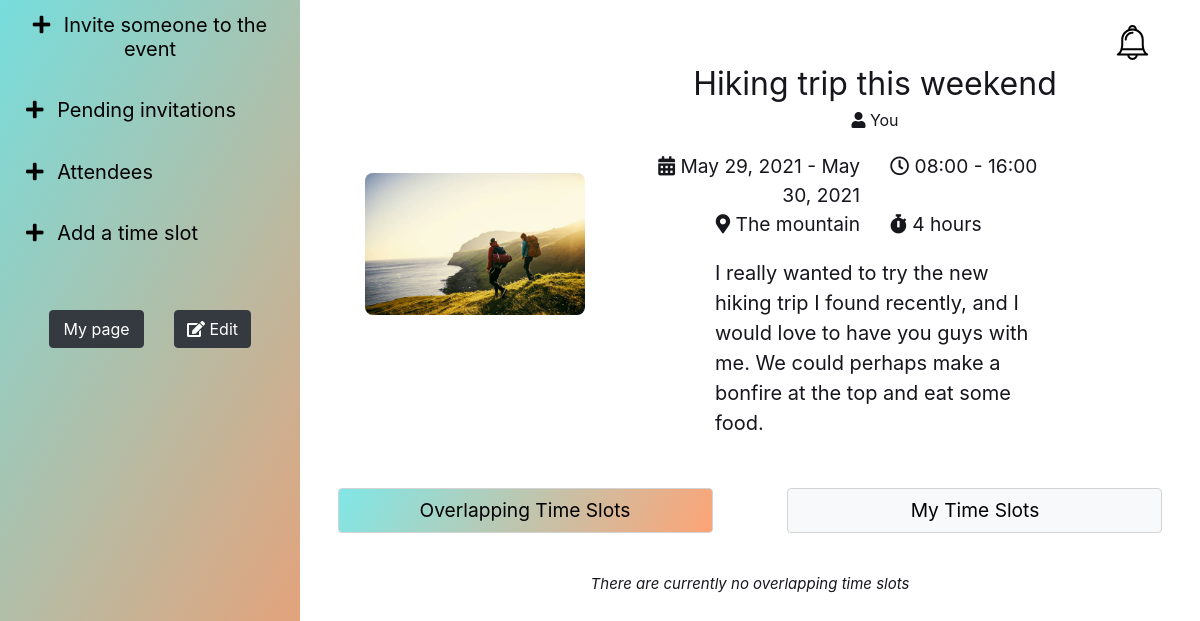
Before: /event/2/ (signed in) with the older database file.
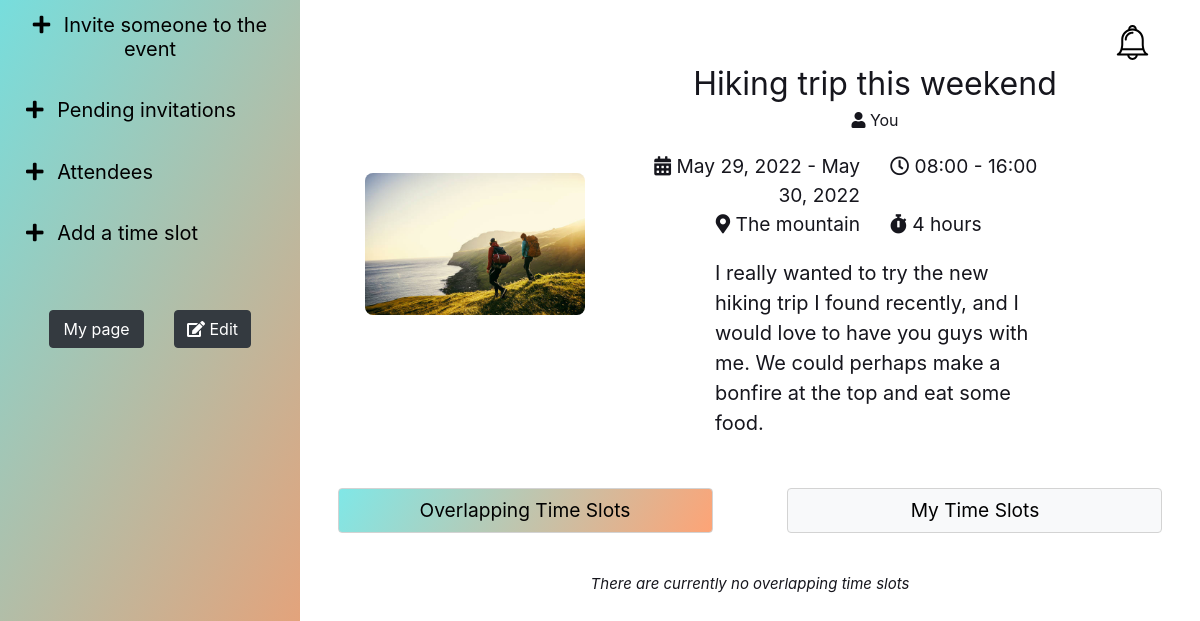
After: the same page with the newer database file.
### schedge/models.py (models this page shows, shortened)
class Event(models.Model):
    STATUS_OPTIONS = (("C", "Chosen"), ("U", "Unresolved"), ("F", "Finished"))
    title = models.CharField(max_length=100)
    location = models.CharField(max_length=300)
    description = models.TextField(blank=True, max_length=5000)
    starttime = models.TimeField(default=django.utils.timezone.now)
    endtime = models.TimeField(default=django.utils.timezone.now)
    startdate = models.DateField(default=django.utils.timezone.now)
    enddate = models.DateField(default=django.utils.timezone.now)
    duration = models.DurationField(
        max_length=dt.timedelta(hours=10), default=dt.timedelta()
    )
    image = models.ImageField(default="default.jpg", upload_to="images/")
    status = models.CharField(max_length=10, default="U", choices=STATUS_OPTIONS)
    host = models.ForeignKey(
        get_user_model(), default=1, on_delete=models.CASCADE, related_name="host"
    )
    participants = models.ManyToManyField(get_user_model(), related_name="participants")
    chosen_time = models.DateTimeField(null=True)
    error_css_class = "error"
    def set_finished(self):
        if self.status == "F":
            return
        if self.chosen_time is not None:
            endtime = self.chosen_time + self.duration
        else:
            tz = get_current_timezone()
            endtime = dt.datetime.combine(self.enddate, self.endtime, tzinfo=tz)
        if endtime < now():
            self.status = "F"
            self.save()

### schedge/views.py (the view, shortened to what this page needs)
# urls.py: path("event/<int:event_id>/", views.event, name="event"),
@login_required(login_url="/login/")
def event(request, event_id):
    try:
        this_event = Event.objects.get(id=event_id)
    except Event.DoesNotExist:
        raise Http404("404: not valid event id")
    participating = this_event.participants.filter(id=request.user.id).exists()
    if not participating:
        return HttpResponse('Unauthorized', status=401)
    this_event.set_finished()  # set status to F is event is in the past
    pts_unsorted = PotentialTimeSlot.objects.filter(event=this_event)
    potentialtimeslots = pts_unsorted.annotate(n=Count('participants')).order_by('-n')
    your_timeslots = TimeSlot.objects.filter(event=this_event, creator=request.user)
    timeslotform = TimeSlotForm()
    timeslotform.set_limits(this_event)
    participants = this_event.participants.all()
    invites = Invite.objects.filter(event=this_event)
    inviteform = InviteForm(invites=invites, accepted=participants, user=request.user)
    friends = request.user.profile.friends
    context = {
        "event": this_event,
        "timeslotform": timeslotform,
        "your_timeslots": your_timeslots,
        "inviteform": inviteform,
        "participants": participants,
        "invites": invites,
        "pts": potentialtimeslots,
        "friends": friends,
    }
    return render(request, "event.html", context)

### schedge/forms.py (called while the page is built)
    def set_limits(self, event):
        self.fields["date"].widget.attrs["min"] = event.startdate
        self.fields["date"].widget.attrs["max"] = event.enddate
        self.fields["start_time"].widget.attrs["min"] = event.starttime
        self.fields["start_time"].widget.attrs["max"] = event.endtime
        self.fields["end_time"].widget.attrs["min"] = event.starttime
        self.fields["end_time"].widget.attrs["max"] = event.endtime

### schedge/templatetags/nicedelta.py (called while the page is built)
@register.filter()
def nicedelta(timedeltaobj):
    secs = int(timedeltaobj.total_seconds())
    timetot = ""
    if secs > 86400:  # 60sec * 60min * 24hrs
        days = secs // 86400
        timetot += "{} day{}".format(days, "s" if days > 1 else "")
        secs = secs - days * 86400
    if secs > 3600:
        hrs = secs // 3600
        timetot += " {} hour{}".format(hrs, "s" if hrs > 1 else "")
        secs = secs - hrs * 3600
    if secs > 60:
        mins = secs // 60
        timetot += " {} minute{}".format(mins, "s" if mins > 1 else "")
        secs = secs - mins * 60
    if secs > 0:
        timetot += " {} second{}".format(secs, "s" if secs > 1 else "")
    return timetot

### schedge/templates/event.html (shortened to what this page needs)
{% extends 'framework.html' %}
{% load static %}
{% load nicedelta %}
{% block stylesheet %}
<link rel="stylesheet" href="{% static 'css/event_style.css' %}" />
<link rel="stylesheet" href="https://cdnjs.cloudflare.com/ajax/libs/font-awesome/5.15.3/css/all.min.css"
 />
{% endblock %}
{% block content %}
<div class="container-fluid h-100">
    <div class="row h-100">
        <div class="col-sm-3 left-section">
            <div class="row">
                <div class="accordion" id="eventAccordion">
                    {% if user == event.host %}
                    {% include "event_hl.html" %}
                    {% endif %}
                    <div class="card card-accordion">
                        <div class="card-header card-accordion" id="headingAttendees">
                            <h2 class="mb-0">
                                <button type="button" class="btn-accordion txt_reset" data-toggle="collapse"
                                    data-target="#collapseAttendees">
                                    <i class="fas fa-plus fa"></i>
                                    Attendees
                                </button>
                            </h2>
                        </div>
                    </div>
                    {%if event.status == "U" %}
                    <div class="card card-accordion">
                        <div class="card-header card-accordion" id="headingTS">
                            <h2 class="mb-0">
                                <button type="button" class="btn-accordion txt_reset" data-toggle="collapse"
                                    data-target="#collapseTS">
                                    <i class="fas fa-plus fa"></i>
                                    Add a time slot
                                </button>
                            </h2>
                        </div>
                    </div>
                    {%endif%}
                </div>
            </div>
            <div class="row justify-content-center m_top_med m_btm_small">
                <div class="col-md-5 txt_center">
                    <a href="{% url 'mypage' %}" class="btn btn-dark full_width">My page</a>
                </div>
                {% if user == event.host %}
                <div class="col-auto txt_center">
                    <a href="{% url 'eventedit' event_id=event.id %}" class="btn btn-dark">
                        <i class="fas fa-edit"></i>
                        Edit</a>
                </div>
                {% endif %}
            </div>
        </div>
        <div class="col m_top_med">
            <div class="row justify-content-center">
                <div class="col-md-11">
                    <div class="row justify-content-center v-center">
                        {% if event.image.url != "/media/default.jpg" %}
                        <div class="col-md-4 event-img-wrap txt_center">
                            <img class="event-img" src="{{event.image.url}}" />
                        </div>
                        {% endif %}
                        <div class="col-md-8 displayright event-txt">
                            <div class="txt_center m_top_xsmall m_btm_small">
                                <span class="event-title " id="id_event_title"> {{event.title}}</span>
                                <br>
                                <i class="fas fa-user"></i>
                                {% if user != event.host %}
                                {{event.host.first_name}} {{event.host.last_name}}
                                {%else%}
                                You
                                {% endif %}
                            </div>
                            <div class="row justify-content-center">
                                {%if event.status == "C"%}
                                <div class="col txt_center txt_large final-time">
                                    <i class="fas fa-calendar-alt"></i>
                                    <i class="far fa-clock m_right_small"></i>
                                    {{event.chosen_time}}
                                </div>
                                {%else%}
                                <div class="col-md txt_large txt_right">
                                    <i class="fas fa-calendar-alt"></i>
                                    {%if event.startdate == event.enddate%}
                                    {{event.startdate}}
                                    {%else%}
                                    {{event.startdate}} - {{event.enddate}}
                                    {%endif%}
                                </div>
                                <div class="col-md txt_large">
                                    <i class="far fa-clock"></i>
                                    {{event.starttime|time:'H:i'}} - {{event.endtime|time:'H:i'}}
                                </div>
                                {%endif%}
                            </div>
                            <div class="row justify-content-center">
                                <div class="col-md txt_large txt_right">
                                    <i class="fas fa-map-marker-alt"></i>
                                    {{event.location}}
                                </div>
                                <div class="col-md txt_large">
                                    <i class="fas fa-stopwatch"></i> {{event.duration|nicedelta}}
                                </div>
                            </div>
                            <div class="row justify-content-center">
                                <div class="col-md-8 event-desc m_top_small">
                                    {{event.description}}
                                </div>
                            </div>
                        </div>
                    </div>
                </div>
            </div>
            {%if event.status == "U"%}
            <div class="row m_top_med justify-content-center txt_center">
                <div class="col-md-5 folder_active btn btn-light" id="overlapTS">
                    <button class="btn-accordion txt_large full_width" onclick="tmslotToggle('overlapTS')">Overlapping
                        Time Slots</button>
                </div>
                <div class="col-md-1"></div>
                <div class="col-md-5 folder_unactive btn btn-light" id="ownTS">
                    <button class="btn-accordion txt_large full_width" onclick="tmslotToggle('ownTS')">My Time
                        Slots</button>
                </div>
            </div>
            <div class="row m_top_med">
                <div class="col displayright">
                    <div dir="overlapTS">
                        <div class="overlapts-txt">
                            {% if not pts %}
                            <div class="row">
                                <div class="col nothing">
                                    There are currently no overlapping time slots
                                </div>
                            </div>
                            {% endif%}
                        </div>
                            </div>
                        </div>
                    </div>
                </div>
            </div>
            {%endif%}
        </div>
        {% endblock %}

### schedge/templates/framework.html (shortened to what this page needs)
<!DOCTYPE html>
{% load static %}
{% load notifications_tags %}
{% notifications_unread as unread_count %}
<html lang="en">
<head>
        <link rel="stylesheet" href="https://stackpath.bootstrapcdn.com/bootstrap/4.4.1/css/bootstrap.min.css"
>
        <link rel="stylesheet" href="{% static 'css/base_stylesheet.css' %}" />
        <link rel="stylesheet" href="{% static 'css/bell.css' %}" />
        {% block stylesheet %}
        {% endblock %}
</head>
<body>
    <main>
        {% if user.is_authenticated %}
        <div id="bell_dropdown">
            <div id="busybell">
                <img src="{% static 'icons/bell.svg' %}" id="notifimg" width="35px">
            </div>
        </div>
        {% endif %}
        {% block content%}
        {%endblock%}
    </main>
</body>
</html>

### schedge/templates/event_hl.html (shortened to what this page needs)
<div class="card card-accordion">
    <div class="card-header card-accordion" id="headingInvite">
        <h2 class="mb-0">
            <button type="button" class="btn-accordion txt_reset" data-toggle="collapse" data-target="#collapseInvite"
                id="show_invite">
                <i class="fas fa-plus fa"></i>
                Invite someone to the event
            </button>
        </h2>
    </div>
</div>
{%if invites%}
<div class="card card-accordion">
    <div class="card-header card-accordion" id="headingPending">
        <h2 class="mb-0">
            <button type="button" class="btn-accordion txt_reset collapsed" data-toggle="collapse" data-target="#collapsePending">
                <i class="fas fa-plus fa"></i>
                Pending invitations
            </button>
        </h2>
    </div>
</div>
{%endif%}

### schedge/static/css/base_stylesheet.css (style rules this page uses)
html, body, main { padding: 0; color: #16161d; }
.txt_large { font-size: larger; }
.txt_center { text-align: center; }
.txt_right { text-align: right; }
.txt_reset { font-size: 20px; }
.m_top_xsmall { margin-top: 10px; }
.m_top_small { margin-top: 20px; }
.m_top_med { margin-top: 50px; }
.m_btm_small { margin-bottom: 20px; }
.nothing { text-align: center; color: 848484; font-style: italic; font-size: 15px; margin-bottom: 40px; margin-top: -10px; }
.full_width { width: 100%; }
.folder_active { background-image: linear-gradient(120deg, rgba(88, 225, 224, 0.75), rgba(255, 135, 74, 0.75)); border: 1px solid lightgrey; font-weight: 900; }
.folder_unactive { border: 1px solid lightgrey; font-weight: none; }
.card-accordion { background-color: transparent !important; border: none !important; }
.btn-accordion { border: none; background-color: transparent; outline: none; }
.v-center { display: flex; align-items: center; }

### schedge/static/css/bell.css (style rules this page uses)
#bell_dropdown { padding-top: 5px; position: absolute; top:20px; right:50px; z-index: 1000; }
#busybell { height: 35px; cursor: pointer; }

### schedge/static/css/event_style.css (style rules this page uses)
html, body, main { height: 100%; }
.event-img { margin-left: auto; margin-right: auto; max-width: 80%; object-fit:contain; border-radius: .5rem; }
.event-img-wrap { padding: 0 !important; }
.event-title { font-size: 2em; }
.event-txt { padding-right: 40px; }
.event-desc { font-size: 1.25em; }
.left-section { background-color: lightgray; background-image: linear-gradient(120deg, rgba(88, 225, 224, 0.75), rgba(255, 135, 74, 0.75)); }
#eventAccordion { width: 100%; }
.accordion .fa { margin-right: 0.5rem; }

Changed rows visible on the page:
changed Event "Hiking trip this weekend": startdate "May 29, 2021" → "May 29, 2022"; enddate "May 30, 2021" → "May 30, 2022"
